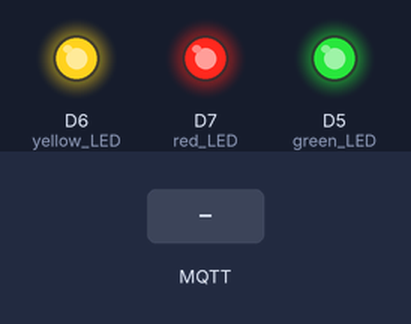
A sketch run on a simulated ESP8266 (NodeMCU). Shown: output pins drawn as LEDs (lit = HIGH). The test bench sets the inputs (shaded band). WiFi joins after 1.5 s; servers stay silent unless stated; random numbers use the default seed unless the sketch sets one; no MQTT or app messages arrive unless stated; what the sketch prints to the serial monitor is not drawn.

Above: at 2.7 s.
2.8 s: MQTT message "R" arrives on the first subscribed topic
At 4.0 s:
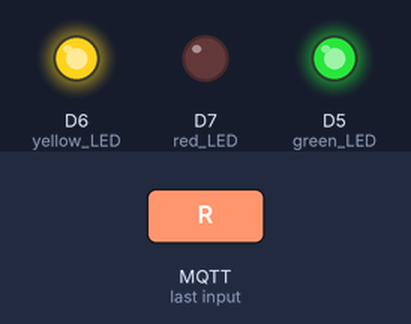
4.3 s: MQTT message "Y" arrives on the first subscribed topic
At 5.4 s:
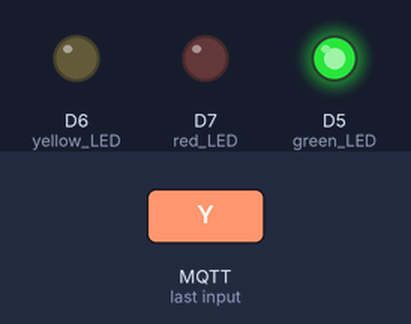
5.8 s: MQTT message "R" arrives on the first subscribed topic
At 6.5 s:
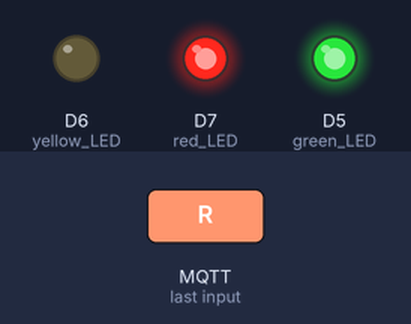
7.3 s: MQTT message "G" arrives on the first subscribed topic
At 7.6 s:
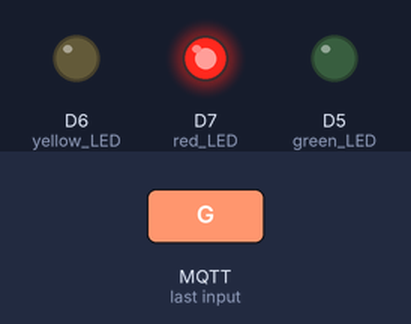
8.8 s: MQTT message "Y" arrives on the first subscribed topic
At 10.0 s:
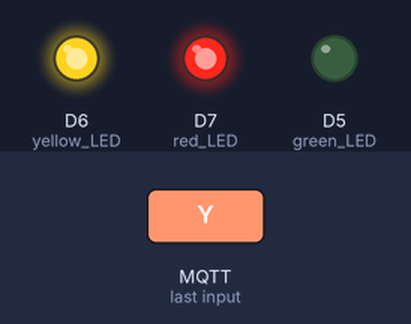
Timing chart, 0 to 11.3 s (numbered marks = the images above; inputs shaded):
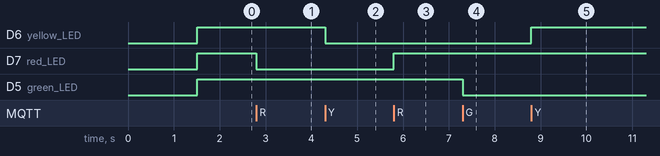

The sketch:

light_control.ino
```cpp
#include <ESP8266WiFi.h>
#include <PubSubClient.h>

// Network setup
const char* ssid = "Insert WiFi name here";
const char* password = "Insert WiFi password here";
const char* mqtt_server = "Insert MQTT broker IP/Host here";
int red_LED = D7;
int yellow_LED = D6;
int green_LED = D5;

// Setup variable
WiFiClient espClient;
PubSubClient client(espClient);
unsigned long lastMsg = 0;
#define MSG_BUFFER_SIZE  (50)
char msg[MSG_BUFFER_SIZE];
int value = 0;

void setup_wifi() {
  delay(10);
  // We start by connecting to a WiFi network
  Serial.println();
  Serial.print("Connecting to ");
  Serial.println(ssid);

  WiFi.mode(WIFI_STA);
  WiFi.begin(ssid, password);

  while (WiFi.status() != WL_CONNECTED) {
    delay(500);
    Serial.print(".");
  }

  randomSeed(micros());

  Serial.println("");
  Serial.println("WiFi connected");
  Serial.println("IP address: ");
  Serial.println(WiFi.localIP());
}

void callback(char* topic, byte* payload, unsigned int length) {
  Serial.print("Message arrived [");
  Serial.print(topic);
  Serial.print("] ");
  for (int i = 0; i < length; i++) {
    Serial.print((char)payload[i]);
  }
  Serial.println();

  // Switch on the LED if an 1 was received as first character
  if ((char)payload[0] == 'R') {
    digitalWrite(red_LED, !digitalRead(red_LED));   // Turn the LED on (Note that LOW is the voltage level
    Serial.print("Red LED is ");
    Serial.println(!digitalRead(red_LED));
    client.publish("led/status/red", !digitalRead(red_LED) ? "0" : "1", true);
  }
  if ((char)payload[0] == 'Y') {
    digitalWrite(yellow_LED, !digitalRead(yellow_LED));   // Turn the LED on (Note that LOW is the voltage level
    Serial.print("Yellow LED is ");
    Serial.println(!digitalRead(yellow_LED));
    client.publish("led/status/yellow", !digitalRead(yellow_LED) ? "0" : "1", true);
  }
  if ((char)payload[0] == 'G') {
    digitalWrite(green_LED, !digitalRead(green_LED));   // Turn the LED on (Note that LOW is the voltage level
    Serial.print("Green LED is ");
    Serial.println(!digitalRead(green_LED));
    client.publish("led/status/green", !digitalRead(green_LED) ? "0" : "1", true);
  }
}

void reconnect() {
  // Loop until we're reconnected
  while (!client.connected()) {
    Serial.print("Attempting MQTT connection...");
    // Create a random client ID
    String clientId = "ESP8266Client-";
    clientId += String(random(0xffff), HEX);
    // Attempt to connect
    if (client.connect(clientId.c_str())) {
      Serial.println("connected");
      // publish current LED status
      client.publish("led/status/red", !digitalRead(red_LED) ? "0" : "1", true);
      client.publish("led/status/yellow", !digitalRead(yellow_LED) ? "0" : "1", true);
      client.publish("led/status/green", !digitalRead(green_LED) ? "0" : "1", true);
      // ... and resubscribe
      client.subscribe("test/rgy/led");
    } else {
      Serial.print("failed, rc=");
      Serial.print(client.state());
      Serial.println(" try again in 5 seconds");
      // Wait 5 seconds before retrying
      delay(5000);
    }
  }
}

void setup() {
  pinMode(red_LED, OUTPUT);     // Initialize the BUILTIN_LED pin as an output
  pinMode(yellow_LED, OUTPUT);
  pinMode(green_LED, OUTPUT);
  Serial.begin(115200);
  setup_wifi();
  client.setServer(mqtt_server, 1883);
  client.setCallback(callback);
  digitalWrite(red_LED, 1);
  digitalWrite(yellow_LED, 1);
  digitalWrite(green_LED, 1);
}

void loop() {
  if (!client.connected()) {
    reconnect();
  }
  client.loop();
}
```

Measured:
- after the input at 2.8 s, D7 (red_LED): HIGH → LOW at once
- after the input at 4.3 s, D6 (yellow_LED): HIGH → LOW at once
- after the input at 5.8 s, D7 (red_LED): LOW → HIGH at once
- after the input at 7.3 s, D5 (green_LED): HIGH → LOW at once
- after the input at 8.8 s, D6 (yellow_LED): LOW → HIGH at once
